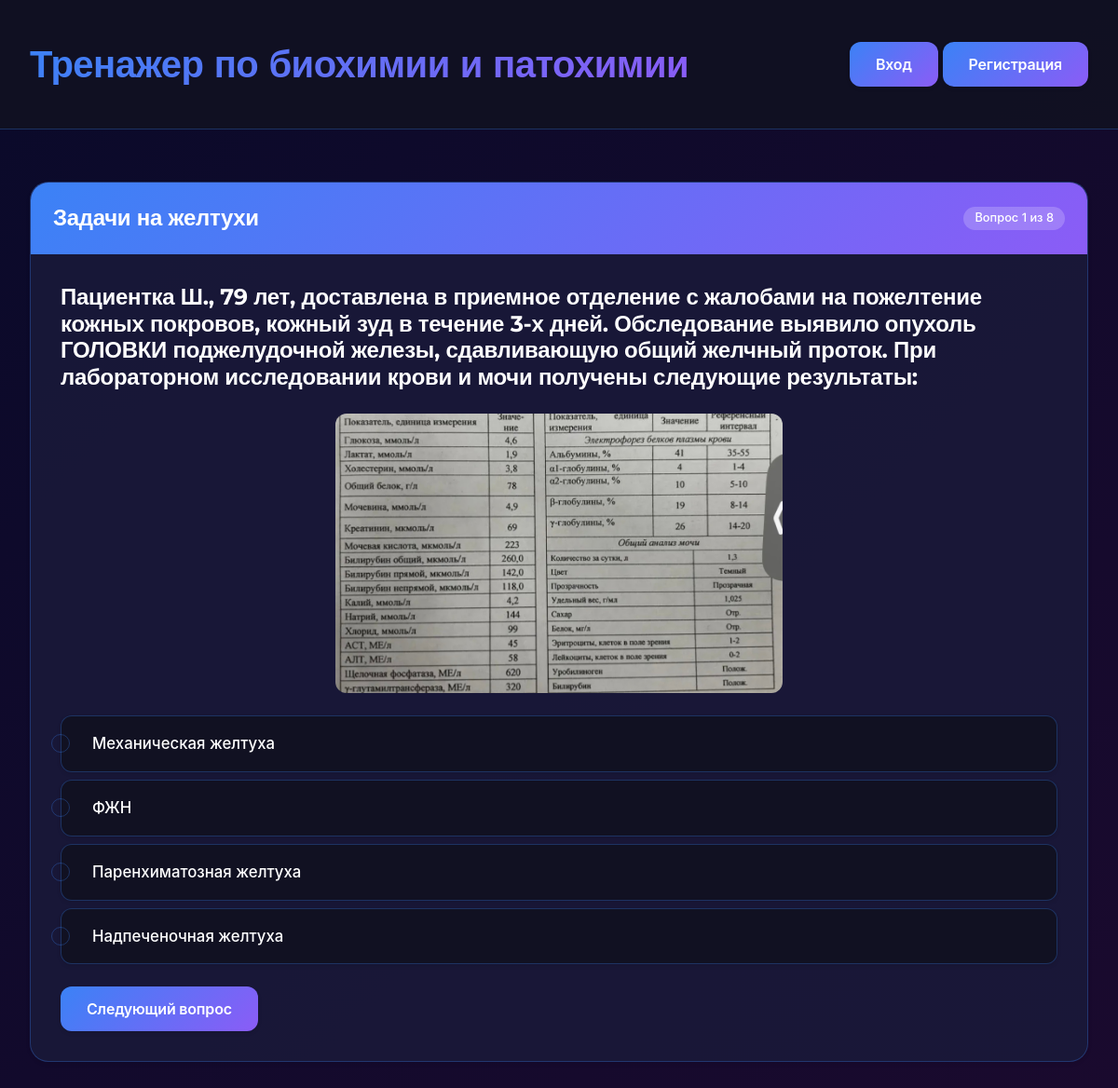
The app's page /quiz/4/question/10/ with its own data.
### quiz/models.py (models this page shows, shortened)
class Quiz(models.Model):
    CATEGORY_CHOICES = [
        ('bio', 'Тренажеры по биохимии'),
        ('patho', 'Тренажеры по патохимии'),
    ]
    title = models.CharField('Название викторины', max_length=200)
    description = models.TextField('Описание', blank=True)
    created_at = models.DateTimeField('Дата создания', auto_now_add=True)
    category = models.CharField(
        'Раздел',
        max_length=10,
        choices=CATEGORY_CHOICES,
        default='bio'
    )
    class Meta:
        verbose_name = 'Викторина'
        verbose_name_plural = 'Викторины'

class Question(models.Model):
    quiz = models.ForeignKey(Quiz, on_delete=models.CASCADE, related_name='questions', verbose_name='Викторина')
    text = models.CharField('Текст вопроса', max_length=2000)
    explanation = models.TextField('Пояснение', blank=True)
    order = models.IntegerField('Порядок', default=0)
    image = models.ImageField('Изображение к вопросу', upload_to='question_images/', blank=True, null=True)
    class Meta:
        verbose_name = 'Вопрос'
        verbose_name_plural = 'Вопросы'
        ordering = ['order']

class Choice(models.Model):
    question = models.ForeignKey(Question, on_delete=models.CASCADE, related_name='choices', verbose_name='Вопрос')
    text = models.CharField('Текст ответа', max_length=1000)
    is_correct = models.BooleanField('Правильный ответ', default=False)
    class Meta:
        verbose_name = 'Вариант ответа'
        verbose_name_plural = 'Варианты ответов'

### quiz/views.py (the view, shortened to what this page needs)
# urls.py: path('quiz/<int:quiz_id>/question/<int:question_id>/', views.question_view, name='question_view'),
def question_view(request, quiz_id, question_id):
    quiz = get_object_or_404(Quiz, id=quiz_id)
    question = get_object_or_404(Question, id=question_id, quiz=quiz)
    question_order = request.session.get(f'quiz_{quiz_id}_question_order', [])
    if not question_order:
        questions_list = list(quiz.questions.all())
        random.shuffle(questions_list)
        question_order = [q.id for q in questions_list]
        request.session[f'quiz_{quiz_id}_question_order'] = question_order
    choices = question.choices.all()
    current_number = question_order.index(question_id) + 1
    total_questions = len(question_order)
    return render(request, 'quiz/question.html', {
        'quiz': quiz,
        'question': question,
        'choices': choices,
        'current_number': current_number,
        'total_questions': total_questions,
    })

### quiz/templates/quiz/question.html (shortened to what this page needs)
{% extends 'quiz/base.html' %}
{% block content %}
<div class="card">
    <div class="card-header bg-primary text-white">
        <div class="d-flex justify-content-between align-items-center">
            <h4 class="mb-0">{{ quiz.title }}</h4>
            <span class="badge bg-light text-dark">Вопрос {{ current_number }} из {{ total_questions }}</span>
        </div>
    </div>
    <div class="card-body">
        <h5 class="card-title">{{ question.text }}</h5>
        {% if question.image %}
        <div class="text-center my-4">
            <img src="{{ question.image.url }}" alt="Изображение к вопросу"
                 style="max-width: 100%; max-height: 300px; border-radius: 12px; object-fit: contain;">
        </div>
        {% endif %}
        <form method="post">
            {% for choice in choices %}
            <label class="form-check mb-2" style="cursor: pointer; width: 100%;">
                <input class="form-check-input" type="radio" name="choice"
                       value="{{ choice.id }}" id="choice{{ choice.id }}" required>
                <span class="form-check-label" style="margin-left: 12px;">
                    {{ choice.text }}
                </span>
            </label>
            {% endfor %}
            <button type="submit" class="btn btn-success mt-3">
                {% if current_number == total_questions %}
                Завершить тест
                {% else %}
                Следующий вопрос
                {% endif %}
            </button>
        </form>
    </div>
</div>
{% endblock %}

### quiz/static/quiz/css/style.css (style rules this page uses)
:root { --bg-gradient-start: #0a0a2a; --bg-gradient-end: #1a0a2e; --bg-secondary: #111122; --bg-card: rgba(26, 26, 58, 0.85); --bg-hover: rgba(34, 34, 68, 0.9); --text-primary: #ffffff; --text-secondary: #c0c0c0; --accent-start: #3b82f6; --accent-end: #8b5cf6; --accent-hover-start: #2563eb; --accent-hover-end: #7c3aed; --success: #10b981; --danger: #ef4444; --border: rgba(59, 130, 246, 0.3); }
* { margin: 0; padding: 0; box-sizing: border-box; }
html { height: 100%; }
body { background: linear-gradient(135deg, var(--bg-gradient-start), var(--bg-gradient-end)); background-attachment: fixed; background-size: cover; min-height: 100vh; font-family: 'Inter', -apple-system, BlinkMacSystemFont, sans-serif; color: var(--text-primary); line-height: 1.6; font-size: 18px; overflow-x: hidden; width: 100%; position: relative; }
h1, h2, h3, h4, h5 { font-family: 'Montserrat', sans-serif; font-weight: 800; }
h3, h4, h5 { font-weight: 600; letter-spacing: -0.3px; }
.card { background: var(--bg-card); border: 1px solid var(--border); border-radius: 20px; transition: all 0.3s cubic-bezier(0.4, 0, 0.2, 1); overflow: hidden; height: 100%; width: 100%; }
.card-body { padding: clamp(1rem, 4vw, 2rem); }
.card-title { font-size: clamp(1.2rem, 4vw, 1.5rem); font-weight: 700; margin-bottom: 1rem; color: var(--text-primary); word-wrap: break-word; }
.btn { padding: clamp(8px, 2vw, 12px) clamp(16px, 4vw, 28px); font-size: clamp(0.85rem, 3vw, 1rem); font-weight: 600; border-radius: 12px; transition: all 0.2s ease; letter-spacing: -0.2px; border: none; cursor: pointer; background: linear-gradient(135deg, var(--accent-start), var(--accent-end)); color: white; }
.card-header { background: linear-gradient(135deg, var(--accent-start), var(--accent-end)) !important; padding: clamp(1rem, 4vw, 1.5rem) !important; border-bottom: none !important; }
.card-header h4 { font-size: clamp(1.1rem, 4vw, 1.5rem); font-weight: 700; margin-bottom: 0; word-wrap: break-word; }
.d-flex.justify-content-between.align-items-center { flex-wrap: wrap; gap: 10px; }
.badge { background: rgba(255, 255, 255, 0.2) !important; color: white !important; padding: 6px 12px !important; border-radius: 40px !important; font-size: 0.8rem !important; font-weight: 500 !important; white-space: nowrap; }
.form-check { padding: clamp(0.75rem, 3vw, 1rem); margin-bottom: 0.75rem; background: var(--bg-secondary); border: 1px solid var(--border); border-radius: 12px; transition: all 0.2s ease; cursor: pointer; display: flex; align-items: center; width: 100%; }
.form-check-input { width: clamp(18px, 4vw, 20px); height: clamp(18px, 4vw, 20px); margin: 0; margin-right: 12px; flex-shrink: 0; cursor: pointer; background-color: var(--bg-primary); border-color: var(--border); }
.form-check-label { font-size: clamp(0.95rem, 3.5vw, 1.05rem); font-weight: 500; cursor: pointer; color: var(--text-primary); flex: 1; word-wrap: break-word; }
.card, .card-body, .features { animation: fadeIn 0.5s ease-out; }
.card, .form-check, .btn { box-shadow: 0 2px 4px rgba(0, 0, 0, 0.1); }

### records on screen
Quiz: title "Задачи на желтухи"
Question: text "Пациентка Ш., 79 лет, доставлена в приемное отделение с жалобами на пожелтение кожных покровов, кожный зуд в течение 3-х дней. Обследование выявило опухоль ГОЛОВКИ поджелудочной железы, сдавливающую общий желчный проток. При лабораторном исследовании крови и мочи получены следующие результаты:", image (picture)
Choice: text "Механическая желтуха"
Choice: text "ФЖН"
Choice: text "Паренхиматозная желтуха"
Choice: text "Надпеченочная желтуха"

### other values on screen
{{ current_number }} "1"
{{ total_questions }} "8"
